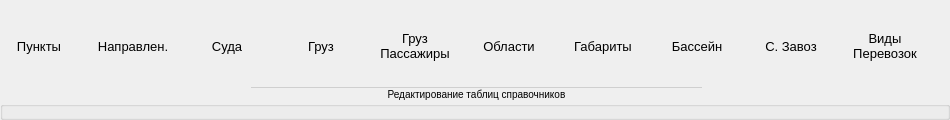
         <widget class="QGroupBox" name="groupBox_2">
          <property name="minimumSize">
           <size>
            <width>920</width>
            <height>120</height>
           </size>
          </property>
          <property name="maximumSize">
           <size>
            <width>950</width>
            <height>120</height>
           </size>
          </property>
          <property name="styleSheet">
           <string notr="true">QGroupBox {
margin-top: 87px;
font-size: 10px;
}
QGroupBox::title {
border-top: 1px solid gray;
border-color:rgb(207, 207, 207) ;
padding: 0px 135px;

}</string>
          </property>
          <property name="title">
           <string>Редактирование таблиц справочников</string>
          </property>
          <property name="alignment">
           <set>Qt::AlignHCenter|Qt::AlignTop</set>
          </property>
          <property name="flat">
           <bool>true</bool>
          </property>
          <widget class="QWidget" name="horizontalLayoutWidget_6">
           <property name="geometry">
            <rect>
             <x>-9</x>
             <y>0</y>
             <width>942</width>
             <height>92</height>
            </rect>
           </property>
           <layout class="QHBoxLayout" name="horizontalLayout_6">
            <item>
             <widget class="QToolButton" name="butt_table_point">
              <property name="minimumSize">
               <size>
                <width>80</width>
                <height>90</height>
               </size>
              </property>
              <property name="maximumSize">
               <size>
                <width>80</width>
                <height>90</height>
               </size>
              </property>
              <property name="font">
               <font>
                <pointsize>10</pointsize>
               </font>
              </property>
              <property name="text">
               <string>Пункты</string>
              </property>
              <property name="icon">
               <iconset resource="image.qrc">
                <normaloff>:/res/icon/i_Administration/icons8-пункт-самовывоза-50.png</normaloff>:/res/icon/i_Administration/icons8-пункт-самовывоза-50.png</iconset>
              </property>
              <property name="iconSize">
               <size>
                <width>50</width>
                <height>50</height>
               </size>
              </property>
              <property name="autoRepeat">
               <bool>true</bool>
              </property>
              <property name="popupMode">
               <enum>QToolButton::InstantPopup</enum>
              </property>
              <property name="toolButtonStyle">
               <enum>Qt::ToolButtonTextUnderIcon</enum>
              </property>
              <property name="autoRaise">
               <bool>true</bool>
              </property>
              <property name="arrowType">
               <enum>Qt::NoArrow</enum>
              </property>
             </widget>
            </item>
            <item>
             <widget class="QToolButton" name="butt_table_direction">
              <property name="minimumSize">
               <size>
                <width>80</width>
                <height>90</height>
               </size>
              </property>
              <property name="maximumSize">
               <size>
                <width>80</width>
                <height>90</height>
               </size>
              </property>
              <property name="font">
               <font>
                <pointsize>10</pointsize>
               </font>
              </property>
              <property name="text">
               <string>Направлен.</string>
              </property>
              <property name="icon">
               <iconset resource="image.qrc">
                <normaloff>:/res/icon/i_Administration/icons8-компас-50.png</normaloff>:/res/icon/i_Administration/icons8-компас-50.png</iconset>
              </property>
              <property name="iconSize">
               <size>
                <width>50</width>
                <height>50</height>
               </size>
              </property>
              <property name="autoRepeat">
               <bool>true</bool>
              </property>
              <property name="popupMode">
               <enum>QToolButton::InstantPopup</enum>
              </property>
              <property name="toolButtonStyle">
               <enum>Qt::ToolButtonTextUnderIcon</enum>
              </property>
              <property name="autoRaise">
               <bool>true</bool>
              </property>
              <property name="arrowType">
               <enum>Qt::NoArrow</enum>
              </property>
             </widget>
            </item>
            <item>
             <widget class="QToolButton" name="butt_table_vessel">
              <property name="minimumSize">
               <size>
                <width>80</width>
                <height>90</height>
               </size>
              </property>
              <property name="maximumSize">
               <size>
                <width>80</width>
                <height>90</height>
               </size>
              </property>
              <property name="font">
               <font>
                <pointsize>10</pointsize>
               </font>
              </property>
              <property name="text">
               <string>Суда</string>
              </property>
              <property name="icon">
               <iconset resource="image.qrc">
                <normaloff>:/res/icon/i_Administration/icons8-грузовое-судно-50.png</normaloff>:/res/icon/i_Administration/icons8-грузовое-судно-50.png</iconset>
              </property>
              <property name="iconSize">
               <size>
                <width>50</width>
                <height>50</height>
               </size>
              </property>
              <property name="autoRepeat">
               <bool>true</bool>
              </property>
              <property name="popupMode">
               <enum>QToolButton::InstantPopup</enum>
              </property>
              <property name="toolButtonStyle">
               <enum>Qt::ToolButtonTextUnderIcon</enum>
              </property>
              <property name="autoRaise">
               <bool>true</bool>
              </property>
              <property name="arrowType">
               <enum>Qt::NoArrow</enum>
              </property>
             </widget>
            </item>
            <item>
             <widget class="QToolButton" name="butt_table_cargo">
              <property name="minimumSize">
               <size>
                <width>80</width>
                <height>90</height>
               </size>
              </property>
              <property name="maximumSize">
               <size>
                <width>80</width>
                <height>90</height>
               </size>
              </property>
              <property name="font">
               <font>
                <pointsize>10</pointsize>
               </font>
              </property>
              <property name="text">
               <string>Груз</string>
              </property>
              <property name="icon">
               <iconset resource="image.qrc">
                <normaloff>:/res/icon/i_Administration/icons8-грузовое-судно-50-2.png</normaloff>:/res/icon/i_Administration/icons8-грузовое-судно-50-2.png</iconset>
              </property>
              <property name="iconSize">
               <size>
                <width>50</width>
                <height>50</height>
               </size>
              </property>
              <property name="autoRepeat">
               <bool>true</bool>
              </property>
              <property name="popupMode">
               <enum>QToolButton::InstantPopup</enum>
              </property>
              <property name="toolButtonStyle">
               <enum>Qt::ToolButtonTextUnderIcon</enum>
              </property>
              <property name="autoRaise">
               <bool>true</bool>
              </property>
              <property name="arrowType">
               <enum>Qt::NoArrow</enum>
              </property>
             </widget>
            </item>
            <item>
             <widget class="QToolButton" name="butt_table_cargoPassenger">
              <property name="minimumSize">
               <size>
                <width>80</width>
                <height>90</height>
               </size>
              </property>
              <property name="maximumSize">
               <size>
                <width>80</width>
                <height>90</height>
               </size>
              </property>
              <property name="font">
               <font>
                <pointsize>10</pointsize>
               </font>
              </property>
              <property name="text">
               <string>Груз
Пассажиры</string>
              </property>
              <property name="icon">
               <iconset resource="image.qrc">
                <normaloff>:/res/icon/i_Administration/icons8-пассажир-с-багажом-50.png</normaloff>:/res/icon/i_Administration/icons8-пассажир-с-багажом-50.png</iconset>
              </property>
              <property name="iconSize">
               <size>
                <width>50</width>
                <height>50</height>
               </size>
              </property>
              <property name="autoRepeat">
               <bool>true</bool>
              </property>
              <property name="popupMode">
               <enum>QToolButton::InstantPopup</enum>
              </property>
              <property name="toolButtonStyle">
               <enum>Qt::ToolButtonTextUnderIcon</enum>
              </property>
              <property name="autoRaise">
               <bool>true</bool>
              </property>
              <property name="arrowType">
               <enum>Qt::NoArrow</enum>
              </property>
             </widget>
            </item>
            <item>
             <widget class="QToolButton" name="butt_table_region">
              <property name="minimumSize">
               <size>
                <width>80</width>
                <height>90</height>
               </size>
              </property>
              <property name="maximumSize">
               <size>
                <width>80</width>
                <height>90</height>
               </size>
              </property>
              <property name="font">
               <font>
                <pointsize>10</pointsize>
               </font>
              </property>
              <property name="text">
               <string>Области</string>
              </property>
              <property name="icon">
               <iconset resource="image.qrc">
                <normaloff>:/res/icon/i_Administration/icons8-карта-россии-50.png</normaloff>:/res/icon/i_Administration/icons8-карта-россии-50.png</iconset>
              </property>
              <property name="iconSize">
               <size>
                <width>50</width>
                <height>50</height>
               </size>
              </property>
              <property name="autoRepeat">
               <bool>true</bool>
              </property>
              <property name="popupMode">
               <enum>QToolButton::InstantPopup</enum>
              </property>
              <property name="toolButtonStyle">
               <enum>Qt::ToolButtonTextUnderIcon</enum>
              </property>
              <property name="autoRaise">
               <bool>true</bool>
              </property>
              <property name="arrowType">
               <enum>Qt::NoArrow</enum>
              </property>
             </widget>
            </item>
            <item>
             <widget class="QToolButton" name="butt_table_dimensions">
              <property name="minimumSize">
               <size>
                <width>80</width>
                <height>90</height>
               </size>
              </property>
              <property name="maximumSize">
               <size>
                <width>80</width>
                <height>90</height>
               </size>
              </property>
              <property name="font">
               <font>
                <pointsize>10</pointsize>
               </font>
              </property>
              <property name="text">
               <string>Габариты</string>
              </property>
              <property name="icon">
               <iconset resource="image.qrc">
                <normaloff>:/res/icon/i_Administration/icons8-поверхность-50.png</normaloff>:/res/icon/i_Administration/icons8-поверхность-50.png</iconset>
              </property>
              <property name="iconSize">
               <size>
                <width>50</width>
                <height>50</height>
               </size>
              </property>
              <property name="autoRepeat">
               <bool>true</bool>
              </property>
              <property name="popupMode">
               <enum>QToolButton::InstantPopup</enum>
              </property>
              <property name="toolButtonStyle">
               <enum>Qt::ToolButtonTextUnderIcon</enum>
              </property>
              <property name="autoRaise">
               <bool>true</bool>
              </property>
              <property name="arrowType">
               <enum>Qt::NoArrow</enum>
              </property>
             </widget>
            </item>
            <item>
             <widget class="QToolButton" name="butt_table_pool">
              <property name="minimumSize">
               <size>
                <width>80</width>
                <height>90</height>
               </size>
              </property>
              <property name="maximumSize">
               <size>
                <width>80</width>
                <height>90</height>
               </size>
              </property>
              <property name="font">
               <font>
                <pointsize>10</pointsize>
               </font>
              </property>
              <property name="text">
               <string>Бассейн</string>
              </property>
              <property name="icon">
               <iconset resource="image.qrc">
                <normaloff>:/res/icon/i_Administration/icons8-бассейн-50.png</normaloff>:/res/icon/i_Administration/icons8-бассейн-50.png</iconset>
              </property>
              <property name="iconSize">
               <size>
                <width>50</width>
                <height>50</height>
               </size>
              </property>
              <property name="autoRepeat">
               <bool>true</bool>
              </property>
              <property name="popupMode">
               <enum>QToolButton::InstantPopup</enum>
              </property>
              <property name="toolButtonStyle">
               <enum>Qt::ToolButtonTextUnderIcon</enum>
              </property>
              <property name="autoRaise">
               <bool>true</bool>
              </property>
              <property name="arrowType">
               <enum>Qt::NoArrow</enum>
              </property>
             </widget>
            </item>
            <item>
             <widget class="QToolButton" name="butt_table_northDelivery">
              <property name="minimumSize">
               <size>
                <width>80</width>
                <height>90</height>
               </size>
              </property>
              <property name="maximumSize">
               <size>
                <width>80</width>
                <height>90</height>
               </size>
              </property>
              <property name="font">
               <font>
                <pointsize>10</pointsize>
               </font>
              </property>
              <property name="text">
               <string>С. Завоз</string>
              </property>
              <property name="icon">
               <iconset resource="image.qrc">
                <normaloff>:/res/icon/i_Administration/icons8-север-50.png</normaloff>:/res/icon/i_Administration/icons8-север-50.png</iconset>
              </property>
              <property name="iconSize">
               <size>
                <width>50</width>
                <height>50</height>
               </size>
              </property>
              <property name="autoRepeat">
               <bool>true</bool>
              </property>
              <property name="popupMode">
               <enum>QToolButton::InstantPopup</enum>
              </property>
              <property name="toolButtonStyle">
               <enum>Qt::ToolButtonTextUnderIcon</enum>
              </property>
              <property name="autoRaise">
               <bool>true</bool>
              </property>
              <property name="arrowType">
               <enum>Qt::NoArrow</enum>
              </property>
             </widget>
            </item>
            <item>
             <widget class="QToolButton" name="butt_typeTransportation">
              <property name="minimumSize">
               <size>
                <width>80</width>
                <height>90</height>
               </size>
              </property>
              <property name="maximumSize">
               <size>
                <width>80</width>
                <height>90</height>
               </size>
              </property>
              <property name="font">
               <font>
                <pointsize>10</pointsize>
               </font>
              </property>
              <property name="text">
               <string>Виды
Перевозок</string>
              </property>
              <property name="icon">
               <iconset resource="image.qrc">
                <normaloff>:/res/icon/i_Administration/icons8-отмеченный-грузовик-50.png</normaloff>:/res/icon/i_Administration/icons8-отмеченный-грузовик-50.png</iconset>
              </property>
              <property name="iconSize">
               <size>
                <width>50</width>
                <height>50</height>
               </size>
              </property>
              <property name="autoRepeat">
               <bool>true</bool>
              </property>
              <property name="popupMode">
               <enum>QToolButton::InstantPopup</enum>
              </property>
              <property name="toolButtonStyle">
               <enum>Qt::ToolButtonTextUnderIcon</enum>
              </property>
              <property name="autoRaise">
               <bool>true</bool>
              </property>
              <property name="arrowType">
               <enum>Qt::NoArrow</enum>
              </property>
             </widget>
            </item>
           </layout>
          </widget>
         </widget>
